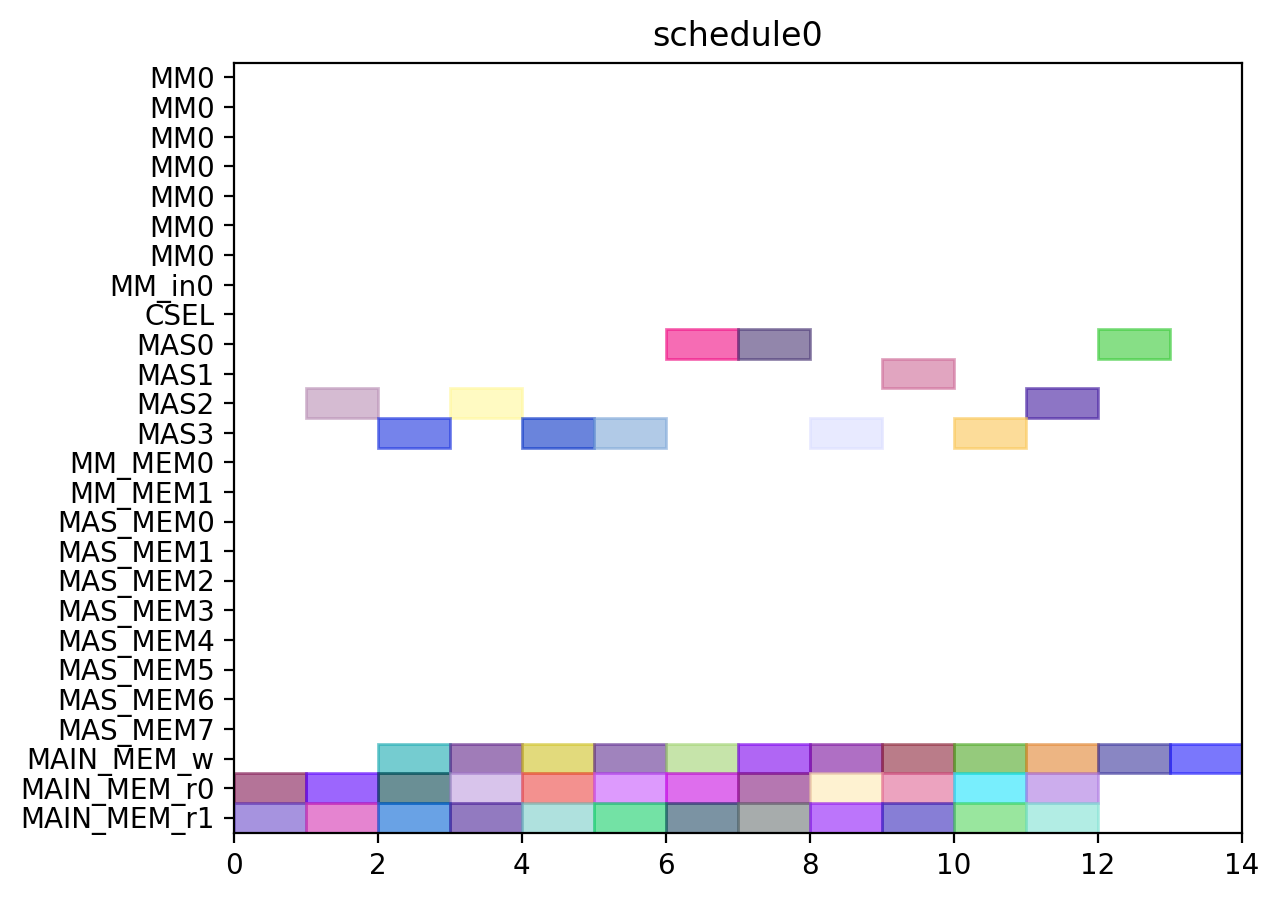

The Python source for this figure:
from pyschedule import Scenario, solvers, plotters, alt


def solve():
	horizon = 120
	S = Scenario("schedule0", horizon=horizon)

	# resource
	MM = S.Resources('MM', num=1, size=7)
	MM_in = S.Resources('MM_in', num=1)
	CSEL = S.Resource('CSEL')
	MAS = S.Resources('MAS', num=4, size=1, periods=range(1, horizon))
	MM_MEM = S.Resources('MM_MEM', num=2)
	MAS_MEM = S.Resources('MAS_MEM', num=8)
	MAIN_MEM_w = S.Resource('MAIN_MEM_w', size=1)
	MAIN_MEM_r = S.Resources('MAIN_MEM_r', num=2)

	# result of previous scheduling

	# new tasks
	c000 = S.Task('c000', length=1, delay_cost=1)
	c000 += alt(MAS)
	S += 0<c000

	c000_w = S.Task('c000_w', length=1, delay_cost=1)
	c000_w += alt(MAIN_MEM_w)
	S += c000 <= c000_w

	c000_mem0 = S.Task('c000_mem0', length=1, delay_cost=1)
	c000_mem0 += MAIN_MEM_r[0]
	S += c000_mem0 <= c000

	c000_mem1 = S.Task('c000_mem1', length=1, delay_cost=1)
	c000_mem1 += MAIN_MEM_r[1]
	S += c000_mem1 <= c000

	c001 = S.Task('c001', length=1, delay_cost=1)
	c001 += alt(MAS)
	S += 0<c001

	c001_w = S.Task('c001_w', length=1, delay_cost=1)
	c001_w += alt(MAIN_MEM_w)
	S += c001 <= c001_w

	c001_mem0 = S.Task('c001_mem0', length=1, delay_cost=1)
	c001_mem0 += MAIN_MEM_r[0]
	S += c001_mem0 <= c001

	c001_mem1 = S.Task('c001_mem1', length=1, delay_cost=1)
	c001_mem1 += MAIN_MEM_r[1]
	S += c001_mem1 <= c001

	c010 = S.Task('c010', length=1, delay_cost=1)
	c010 += alt(MAS)
	S += 0<c010

	c010_w = S.Task('c010_w', length=1, delay_cost=1)
	c010_w += alt(MAIN_MEM_w)
	S += c010 <= c010_w

	c010_mem0 = S.Task('c010_mem0', length=1, delay_cost=1)
	c010_mem0 += MAIN_MEM_r[0]
	S += c010_mem0 <= c010

	c010_mem1 = S.Task('c010_mem1', length=1, delay_cost=1)
	c010_mem1 += MAIN_MEM_r[1]
	S += c010_mem1 <= c010

	c011 = S.Task('c011', length=1, delay_cost=1)
	c011 += alt(MAS)
	S += 0<c011

	c011_w = S.Task('c011_w', length=1, delay_cost=1)
	c011_w += alt(MAIN_MEM_w)
	S += c011 <= c011_w

	c011_mem0 = S.Task('c011_mem0', length=1, delay_cost=1)
	c011_mem0 += MAIN_MEM_r[0]
	S += c011_mem0 <= c011

	c011_mem1 = S.Task('c011_mem1', length=1, delay_cost=1)
	c011_mem1 += MAIN_MEM_r[1]
	S += c011_mem1 <= c011

	c100 = S.Task('c100', length=1, delay_cost=1)
	c100 += alt(MAS)
	S += 0<c100

	c100_w = S.Task('c100_w', length=1, delay_cost=1)
	c100_w += alt(MAIN_MEM_w)
	S += c100 <= c100_w

	c100_mem0 = S.Task('c100_mem0', length=1, delay_cost=1)
	c100_mem0 += MAIN_MEM_r[0]
	S += c100_mem0 <= c100

	c100_mem1 = S.Task('c100_mem1', length=1, delay_cost=1)
	c100_mem1 += MAIN_MEM_r[1]
	S += c100_mem1 <= c100

	c101 = S.Task('c101', length=1, delay_cost=1)
	c101 += alt(MAS)
	S += 0<c101

	c101_w = S.Task('c101_w', length=1, delay_cost=1)
	c101_w += alt(MAIN_MEM_w)
	S += c101 <= c101_w

	c101_mem0 = S.Task('c101_mem0', length=1, delay_cost=1)
	c101_mem0 += MAIN_MEM_r[0]
	S += c101_mem0 <= c101

	c101_mem1 = S.Task('c101_mem1', length=1, delay_cost=1)
	c101_mem1 += MAIN_MEM_r[1]
	S += c101_mem1 <= c101

	c110 = S.Task('c110', length=1, delay_cost=1)
	c110 += alt(MAS)
	S += 0<c110

	c110_w = S.Task('c110_w', length=1, delay_cost=1)
	c110_w += alt(MAIN_MEM_w)
	S += c110 <= c110_w

	c110_mem0 = S.Task('c110_mem0', length=1, delay_cost=1)
	c110_mem0 += MAIN_MEM_r[0]
	S += c110_mem0 <= c110

	c110_mem1 = S.Task('c110_mem1', length=1, delay_cost=1)
	c110_mem1 += MAIN_MEM_r[1]
	S += c110_mem1 <= c110

	c111 = S.Task('c111', length=1, delay_cost=1)
	c111 += alt(MAS)
	S += 0<c111

	c111_w = S.Task('c111_w', length=1, delay_cost=1)
	c111_w += alt(MAIN_MEM_w)
	S += c111 <= c111_w

	c111_mem0 = S.Task('c111_mem0', length=1, delay_cost=1)
	c111_mem0 += MAIN_MEM_r[0]
	S += c111_mem0 <= c111

	c111_mem1 = S.Task('c111_mem1', length=1, delay_cost=1)
	c111_mem1 += MAIN_MEM_r[1]
	S += c111_mem1 <= c111

	c200 = S.Task('c200', length=1, delay_cost=1)
	c200 += alt(MAS)
	S += 0<c200

	c200_w = S.Task('c200_w', length=1, delay_cost=1)
	c200_w += alt(MAIN_MEM_w)
	S += c200 <= c200_w

	c200_mem0 = S.Task('c200_mem0', length=1, delay_cost=1)
	c200_mem0 += MAIN_MEM_r[0]
	S += c200_mem0 <= c200

	c200_mem1 = S.Task('c200_mem1', length=1, delay_cost=1)
	c200_mem1 += MAIN_MEM_r[1]
	S += c200_mem1 <= c200

	c201 = S.Task('c201', length=1, delay_cost=1)
	c201 += alt(MAS)
	S += 0<c201

	c201_w = S.Task('c201_w', length=1, delay_cost=1)
	c201_w += alt(MAIN_MEM_w)
	S += c201 <= c201_w

	c201_mem0 = S.Task('c201_mem0', length=1, delay_cost=1)
	c201_mem0 += MAIN_MEM_r[0]
	S += c201_mem0 <= c201

	c201_mem1 = S.Task('c201_mem1', length=1, delay_cost=1)
	c201_mem1 += MAIN_MEM_r[1]
	S += c201_mem1 <= c201

	c210 = S.Task('c210', length=1, delay_cost=1)
	c210 += alt(MAS)
	S += 0<c210

	c210_w = S.Task('c210_w', length=1, delay_cost=1)
	c210_w += alt(MAIN_MEM_w)
	S += c210 <= c210_w

	c210_mem0 = S.Task('c210_mem0', length=1, delay_cost=1)
	c210_mem0 += MAIN_MEM_r[0]
	S += c210_mem0 <= c210

	c210_mem1 = S.Task('c210_mem1', length=1, delay_cost=1)
	c210_mem1 += MAIN_MEM_r[1]
	S += c210_mem1 <= c210

	c211 = S.Task('c211', length=1, delay_cost=1)
	c211 += alt(MAS)
	S += 0<c211

	c211_w = S.Task('c211_w', length=1, delay_cost=1)
	c211_w += alt(MAIN_MEM_w)
	S += c211 <= c211_w

	c211_mem0 = S.Task('c211_mem0', length=1, delay_cost=1)
	c211_mem0 += MAIN_MEM_r[0]
	S += c211_mem0 <= c211

	c211_mem1 = S.Task('c211_mem1', length=1, delay_cost=1)
	c211_mem1 += MAIN_MEM_r[1]
	S += c211_mem1 <= c211

	solvers.mip.solve(S,msg=1,kind='CPLEX',ratio_gap=1.01)

	solution = [['hoge']*len(S.solution()[1]) for i in range(len(S.solution()))]
	for i in range(len(S.solution())):
		for j in range(len(S.solution()[i])):
			solution[i][j]=str(S.solution()[i][j])
	print(solution)

	cycles = int(solution[-1][3])

	pic_file_name = "/home/mfukuda/ABE/multiRAM_multiMAS_16mux/scheduling_result/stage7MM1_stage1MAS4/CONJ/schedule0.png"
	if(S.solution() != []):
		plotters.matplotlib.plot(S,img_filename=pic_file_name, show_task_labels=False, fig_size=(cycles*0.25+3, 5))

	return solution
